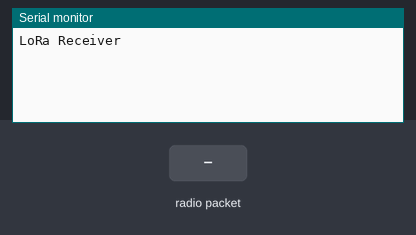
This sketch was run on a simulated Arduino Uno, built for the host (arithmetic inside an expression is 32-bit, double 64-bit). Parts: the last lines printed to the serial monitor. Inputs (shaded band) come from the test bench. No radio packets arrive unless stated.

Above: at 1.2 s.
1.3 s: radio packet "1" arrives
At 2.1 s:
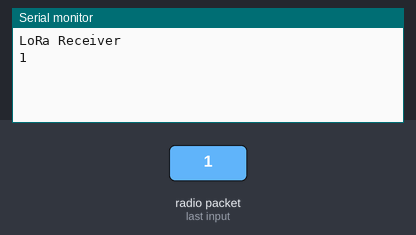
2.8 s: radio packet "0" arrives
At 3.2 s:
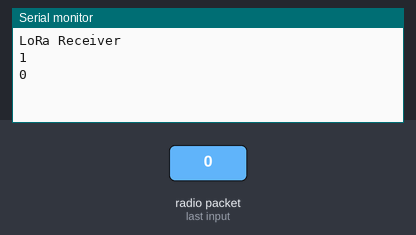
4.3 s: radio packet "2" arrives
At 5.5 s:
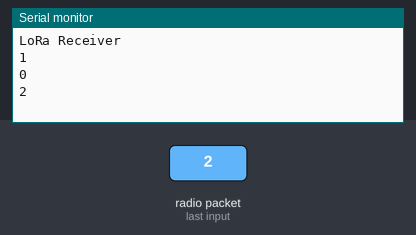

Measured:
- after the input at 1.3 s, the serial monitor: prints a new line at once (image 1)
- after the input at 2.8 s, the serial monitor: prints a new line at once (image 2)
- after the input at 4.3 s, the serial monitor: prints a new line at once (image 3)

The sketch:

Receiver_LoRa_Acelerometro.ino
```cpp
#include <LoRa.h>

#include <SPI.h>

// Pin definetion of WIFI LoRa 32
#define SCK     5    // GPIO5  -- SX1278's SCK
#define MISO    19   // GPIO19 -- SX1278's MISO
#define MOSI    27   // GPIO27 -- SX1278's MOSI
#define SS      18   // GPIO18 -- SX1278's CS
#define RST     14   // GPIO14 -- SX1278's RESET
#define DI0     26   // GPIO26 -- SX1278's IRQ(Interrupt Request)

#define BAND    915E6 //you can set band here directly,e.g. 868E6,915E6
#define PABOOST true
void setup() {
  Serial.begin(115200);
  while (!Serial); //test this program,you must connect this board to a computer
  Serial.println("LoRa Receiver");
  SPI.begin(SCK,MISO,MOSI,SS);
  LoRa.setPins(SS,RST,DI0);
  if (!LoRa.begin(BAND)) {
    Serial.println("Starting LoRa failed!");
    while (1);
  }
}

void loop() {
  // try to parse packet
  int packetSize = LoRa.parsePacket();
  if (packetSize) {
    // received a packet
   // Serial.print("Received packet '");
    // read packet
    while (LoRa.available()) {
      Serial.print((char)LoRa.read());
    }
    Serial.println("");
    // print RSSI of packet
  //  Serial.print("' with RSSI ");
    //Serial.println(LoRa.packetRssi());
  }
}
```
